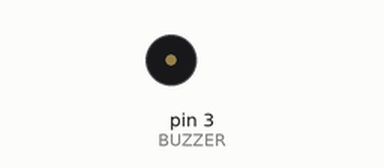
Bench run of a sketch on a simulated Arduino Uno, built with avr-gcc and run on an emulated ATmega328P. On the bench: buzzer (waves = sounding, pin HIGH). What the sketch prints to the serial monitor is not drawn.

Above: at 0.01 s.
At 1.0 s:
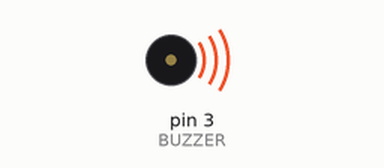
Timing chart, 0 to 2.5 s (numbered marks = the images above):
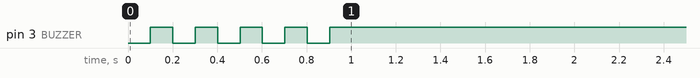

The sketch:

sample14.ino
```cpp
//============================================================================
// Name        : for1.ino
//計算2 - 10所有偶數的總和
//================================================================
//第 1 次迴圈的 i = 2,總和為:2
//第 2 次迴圈的 i = 4,總和為:6
//第 3 次迴圈的 i = 6,總和為:12
//第 4 次迴圈的 i = 8,總和為:20
//第 5 次迴圈的 i = 10,總和為:30
//=================================================================
//BUZZER要插在D1腳

#define BUZZER 3

void setup() {
  Serial.begin(9600);
  pinMode(BUZZER, OUTPUT);
  digitalWrite(BUZZER, HIGH);

  int sum = 0;
  for(int i=2; i<=10; i+=2){
    sum += i;
    Serial.println("第"+String(i/2) +"次迴圈的i=" + String(i) + "總和為" + String(sum));
    digitalWrite(BUZZER, LOW);
    delay(100);
    digitalWrite(BUZZER, HIGH);
    delay(100);
  }
}

void loop() {
  // put your main code here, to run repeatedly:

}
```
